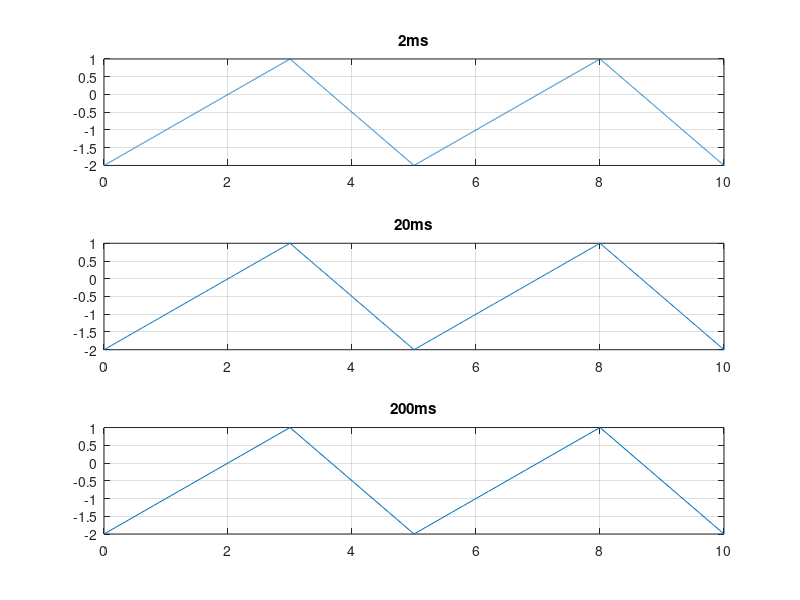

This figure's MATLAB source:
T = 5;%perioada 
F = 1/T;%frecventa
% 2ms
x = 0:0.002:10; 
a = -0.5 + 1.5*sawtooth(2*pi*F*x,3/5);subplot(3,1,1),plot(x,a),grid,title('2ms');
% 20ms
x = 0:0.02:10; 
a = -0.5 + 1.5*sawtooth(2*pi*F*x,3/5);subplot(3,1,2),plot(x,a),grid,title('20ms');
% 200ms
x = 0:0.2:10; 
a = -0.5 + 1.5*sawtooth(2*pi*F*x,3/5);subplot(3,1,3),plot(x,a),grid,title('200ms');